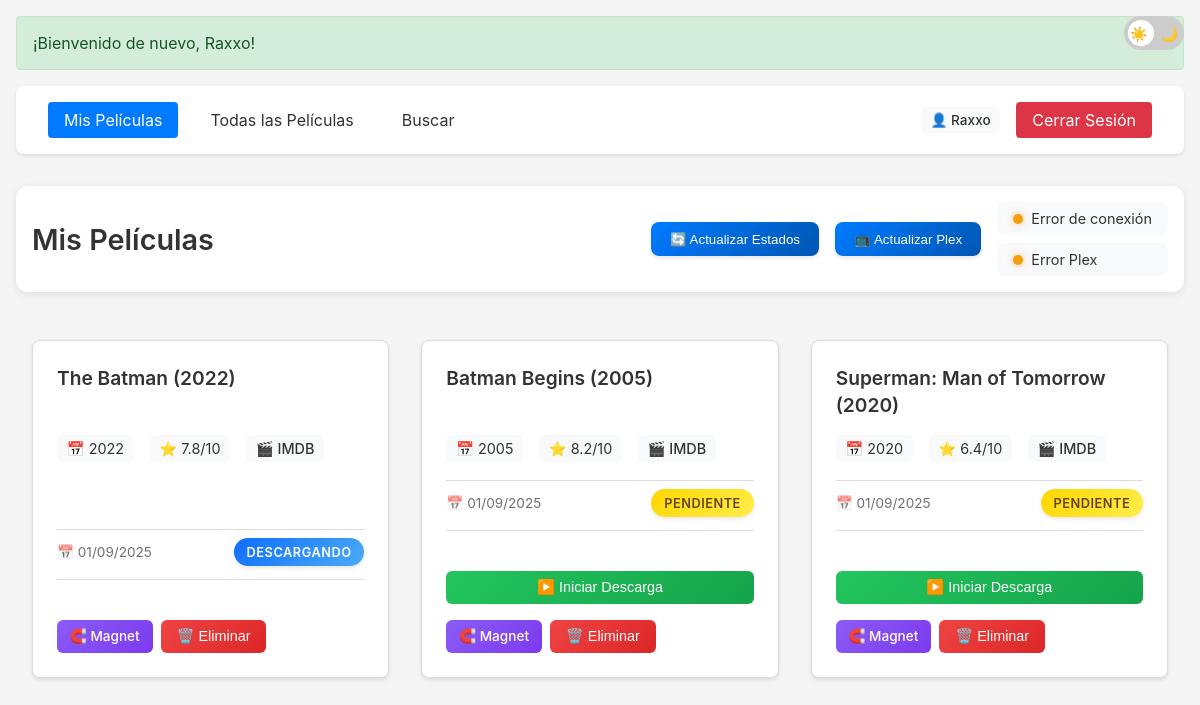
Page / (signed in) on the earlier database version.
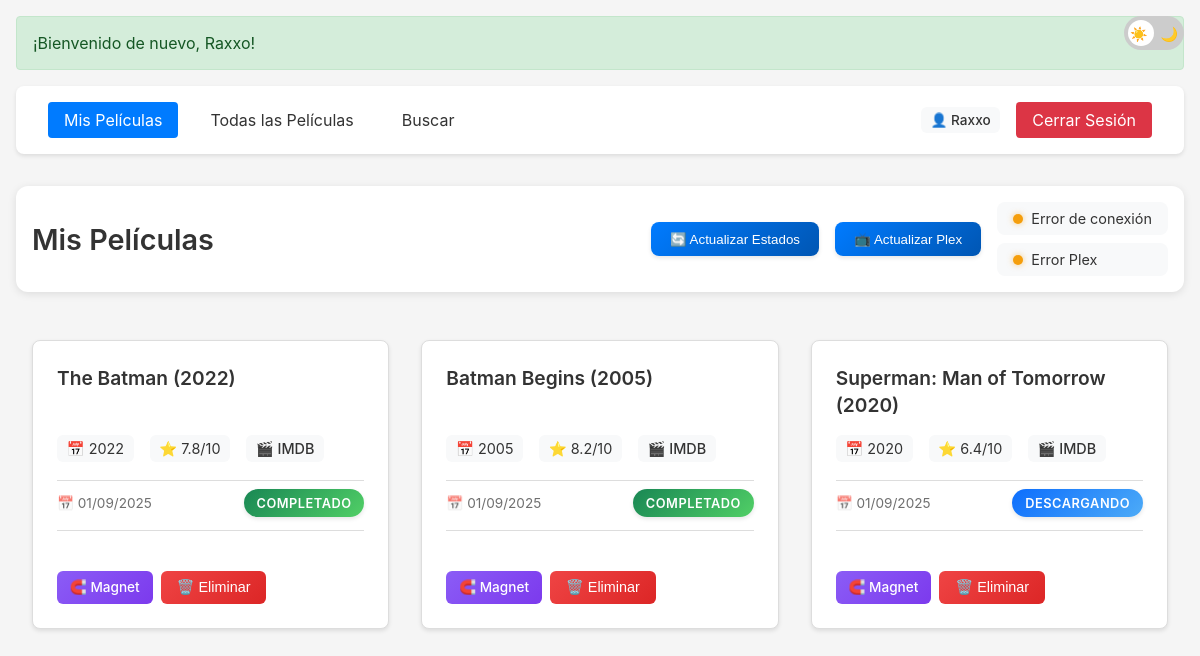
Same page on the later database version.
### models/user_model.py (models this page shows)
        class Download(db.Model):
            __tablename__ = 'download'
            id = db.Column(db.Integer, primary_key=True)
            movie_id = db.Column(db.String(120), nullable=False)
            movie_title = db.Column(db.String(200), nullable=False)
            year = db.Column(db.String(4))
            rating = db.Column(db.String(10))
            magnet = db.Column(db.Text, nullable=False)
            imdb_code = db.Column(db.String(20))
            download_date = db.Column(db.DateTime, default=datetime.utcnow)
            status = db.Column(db.String(20), default='pendiente')
            user_id = db.Column(db.Integer, db.ForeignKey('user.id'), nullable=False)

### app.py (the view)
@app.route('/')
@login_required
def index():
    if not session.get('welcomed'):
        flash(f'¡Bienvenido de nuevo, {current_user.username}!', 'success')
        session['welcomed'] = True
    user_downloads = Download.query.filter_by(user_id=current_user.id).order_by(Download.download_date.desc()).all()
    return render_template('index.html', movies=user_downloads, is_all_movies=False)

### app.py (called while the page is built)
@login_manager.user_loader
def load_user(user_id):
    return UserModel.query.get(int(user_id))

### templates/index.html (shortened to what this page needs)
{% extends "base.html" %}
{% block content %}
<div class="page-header">
    <h1 class="page-title">Mis Películas</h1>
    <div class="page-actions">
        <button id="checkStatusBtn" class="status-btn">
            🔄 Actualizar Estados
        </button>
        <button id="refreshPlexBtn" class="status-btn plex-btn">
            📺 Actualizar Plex
        </button>
        <div class="status-indicators">
            <span id="transmissionStatus" class="transmission-status">
                <span class="status-indicator" id="statusIndicator"></span>
                <span id="statusText">Verificando conexión...</span>
            </span>
            <span id="plexStatus" class="transmission-status">
                <span class="status-indicator" id="plexIndicator"></span>
                <span id="plexText">Verificando Plex...</span>
            </span>
        </div>
    </div>
</div>
<div class="movies-grid">
    {% for movie in movies %}
    <div class="movie-card">
        <div class="movie-info">
            <h3 class="movie-title">{{ movie.movie_title }}</h3>
            <div class="movie-details">
                {% if movie.year %}
                <span>📅 {{ movie.year }}</span>
                {% endif %}
                {% if movie.rating %}
                <span>⭐ {{ movie.rating }}/10</span>
                {% endif %}
                {% if movie.imdb_code %}
                <a href="https://www.imdb.com/title/{{ movie.imdb_code }}" target="_blank" class="imdb-link">
                    🎬 IMDB
                </a>
                {% endif %}
            </div>
            <div class="movie-meta">
                <span class="date-info">📅 {{ movie.download_date.strftime('%d/%m/%Y') }}</span>
                <span class="status-badge {{ movie.status }}">{{ movie.status }}</span>
            </div>
            <div class="movie-actions">
                {% if movie.status == 'pendiente' %}
                <button class="action-btn download-btn" onclick="startDownload({{ movie.id }})">
                    ▶️ Iniciar Descarga
                </button>
                {% endif %}
                <div class="movie-links">
                    <a href="{{ movie.magnet }}" class="link-btn magnet-btn" title="Magnet Link">
                        🧲 Magnet
                    </a>
                    <button class="action-btn delete-btn" onclick="deleteMovie({{ movie.id }})">
                        🗑️ Eliminar
                    </button>
                </div>
            </div>
        </div>
    </div>
    {% else %}
    <div class="empty-state">
        <p class="no-results">No hay películas en tu lista</p>
        <a href="/search" class="empty-action-btn">🔍 Buscar Películas</a>
    </div>
    {% endfor %}
</div>
{% endblock %}

Differences in the rows shown:
changed Download "The Batman (2022)": status "DESCARGANDO" → "COMPLETADO"
changed Download "Batman Begins (2005)": status "PENDIENTE" → "COMPLETADO"; no longer shows "▶️ Iniciar Descarga"
changed Download: status "PENDIENTE" → "DESCARGANDO"; no longer shows "▶️ Iniciar Descarga"
